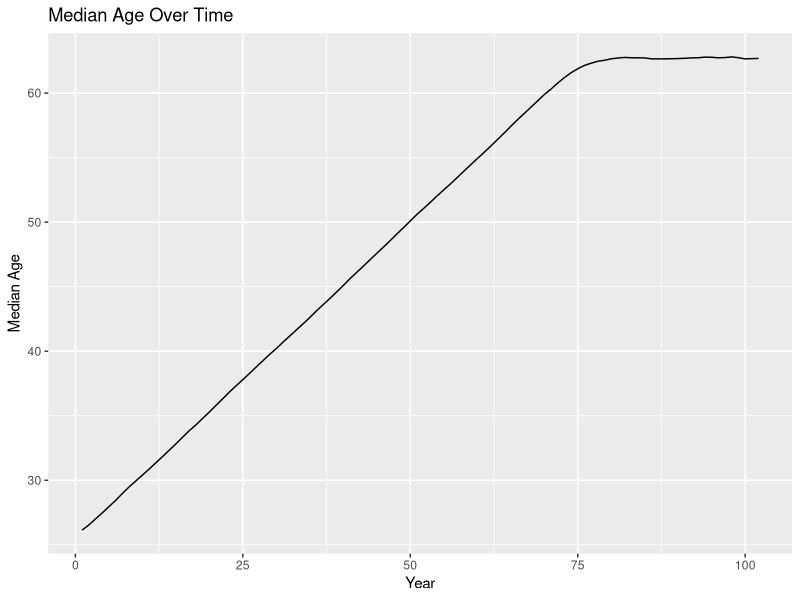
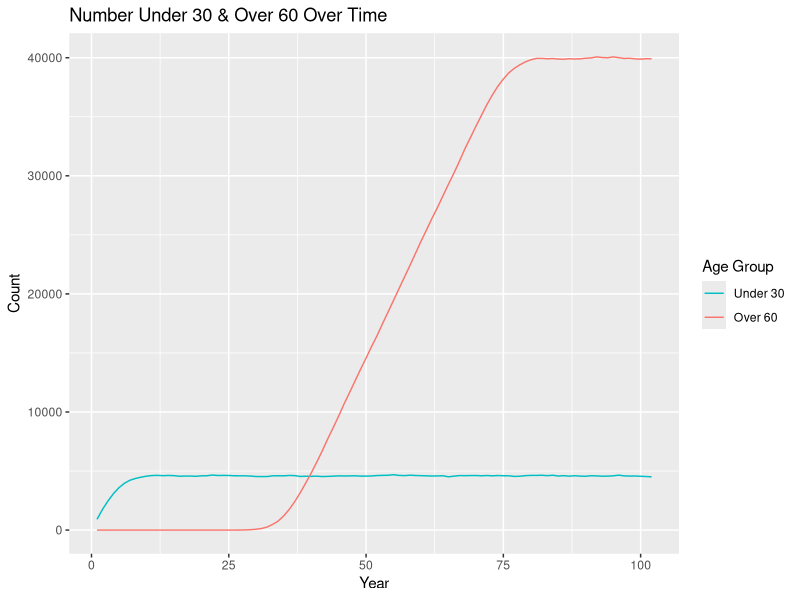
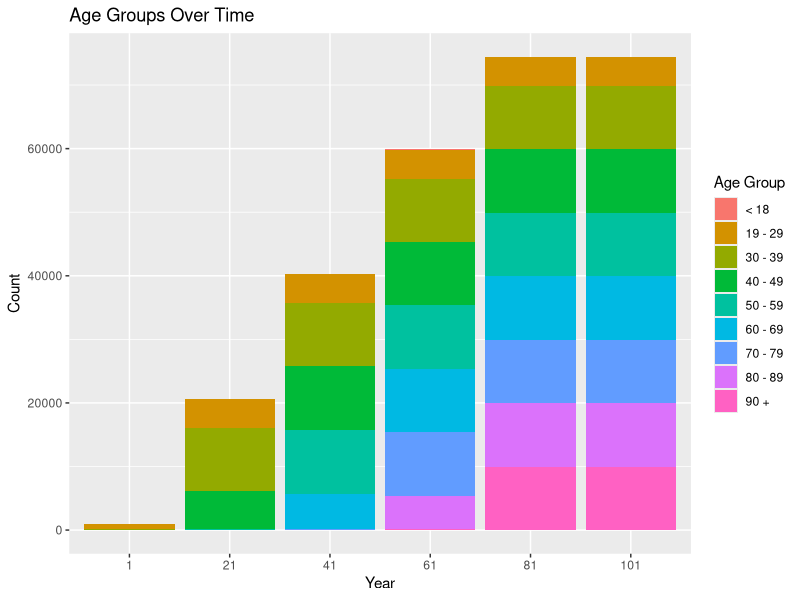
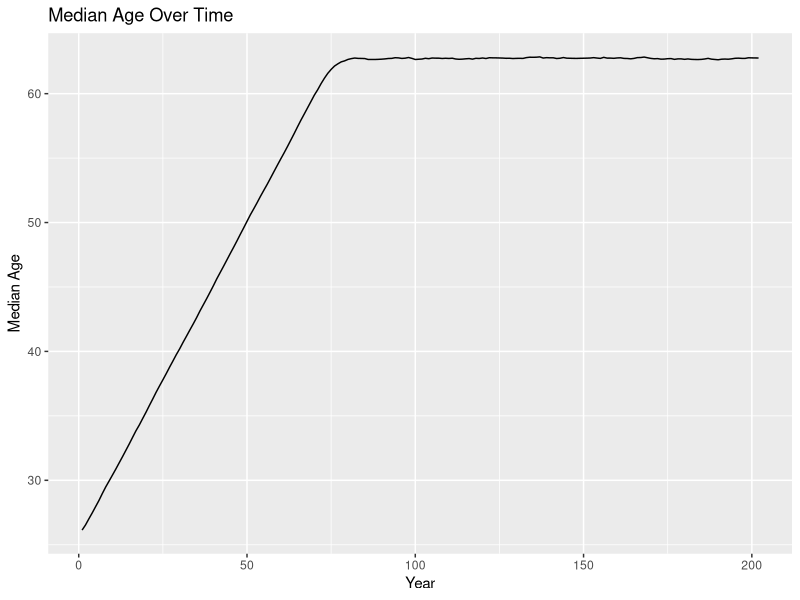
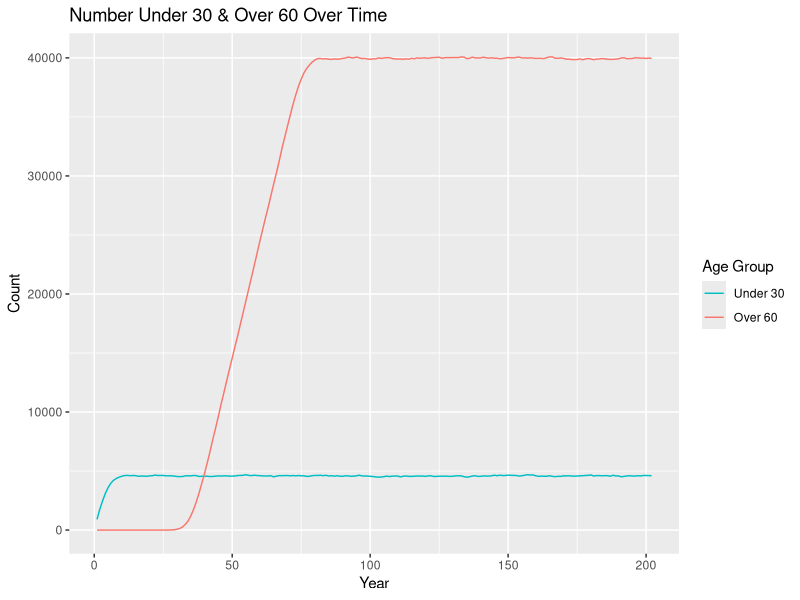
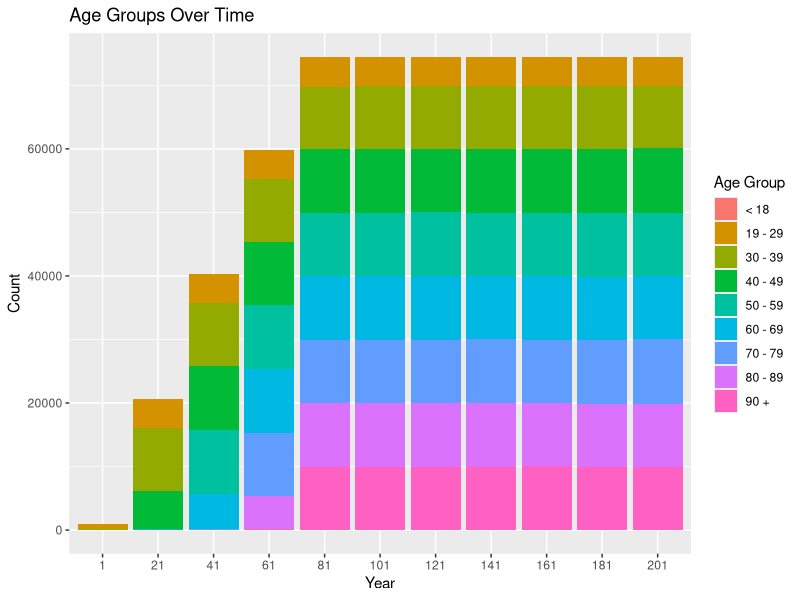

Write R code to recreate these figures, in order. (Note: this script raises an error after producing the figures.)
## ---- chunk 1
knitr::opts_chunk$set(echo = TRUE)
## ---- chunk 2
library(tidyverse)
## ---- chunk 3
set.seed(12345)
## ---- chunk 4
population <- 
  rnorm(n = 1000, mean = 26, sd = 3) %>% 
  enframe() %>% 
  select(value) %>% 
  rename(original_age = value) %>% 
  mutate(current_age = original_age, years_incarcerated = 0) %>% 
  mutate(odds_of_removal = case_when(current_age < 19 ~ 0.007,
                                     current_age >= 19 & current_age < 30 ~ 0.0013,
                                     current_age >= 30 & current_age < 40 ~ 0.0019,
                                     current_age >= 40 & current_age < 50 ~ 0.0040,
                                     current_age >= 50 & current_age < 60 ~ 0.0088,
                                     current_age >= 60 & current_age < 70 ~ 0.0178,
                                     current_age >= 70 & current_age < 80 ~ 0.0439,
                                     current_age >= 80 & current_age < 90 ~ 0.1345,
                                     current_age >= 90 ~ 0.1345))
  # mutate(eligible_for_parole = FALSE)

overall <-
  tibble(year = 1, total_population = nrow(population), 
         median_age = median(population$current_age)) %>% 
  mutate("< 18" = pull(count(filter(population, current_age < 19))),
         "19 - 29" = pull(count(filter(population, current_age >= 19 & current_age < 30))),
         "30 - 39" = pull(count(filter(population, current_age >= 30 & current_age < 40))),
         "40 - 49" = pull(count(filter(population, current_age >= 40 & current_age < 50))),
         "50 - 59" = pull(count(filter(population, current_age >= 50 & current_age < 60))),
         "60 - 69" = pull(count(filter(population, current_age >= 60 & current_age < 70))),
         "70 - 79" = pull(count(filter(population, current_age >= 70 & current_age < 80))),
         "80 - 89" = pull(count(filter(population, current_age >= 80 & current_age < 90))),
         "90 +" = pull(count(filter(population, current_age >= 90))))
## ---- chunk 5
one_year_population <- function(data) {
  # age & years incarcerated increases by 1
  data$current_age <- data$current_age + 1
  data$years_incarcerated <- data$years_incarcerated + 1
  
  # updates odds of removal
  data$odds_of_removal <- case_when(data$current_age < 19 ~ 0.007,
                                    data$current_age >= 19 & data$current_age < 30 ~ 0.0013,
                                    data$current_age >= 30 & data$current_age < 40 ~ 0.0019,
                                    data$current_age >= 40 & data$current_age < 50 ~ 0.0040,
                                    data$current_age >= 50 & data$current_age < 60 ~ 0.0088,
                                    data$current_age >= 60 & data$current_age < 70 ~ 0.0178,
                                    data$current_age >= 70 & data$current_age < 80 ~ 0.0439,
                                    data$current_age >= 80 & data$current_age < 90 ~ 0.1345,
                                    data$current_age >= 90 ~ 0.1345)
  
  # randomly removes 1 percent
  data <- data[-sample(x = 1:nrow(population), size = 0.01*nrow(population), 
                       prob = population$odds_of_removal),]
  
  # adds 1000 more
  incoming <- 
    rnorm(n = 1000, mean = 26, sd = 3) %>% 
    enframe() %>% 
    select(value) %>% 
    rename(original_age = value) %>% 
    mutate(current_age = original_age, years_incarcerated = 0) %>% 
    mutate(odds_of_removal = case_when(current_age < 19 ~ 0.007,
                                       current_age >= 19 & current_age < 30 ~ 0.0013,
                                       current_age >= 30 & current_age < 40 ~ 0.0019,
                                       current_age >= 40 & current_age < 50 ~ 0.0040,
                                       current_age >= 50 & current_age < 60 ~ 0.0088,
                                       current_age >= 60 & current_age < 70 ~ 0.0178,
                                       current_age >= 70 & current_age < 80 ~ 0.0439,
                                       current_age >= 80 & current_age < 90 ~ 0.1345,
                                       current_age >= 90 ~ 0.1345))
    #mutate(eligible_for_parole = FALSE)
  data <- rbind(data, incoming)
  
  # removes any observations with age greater than 100
  data <- data %>% 
    filter(current_age < 100)
}

one_year_overall <- function(data, p) {
    incoming <-
      tibble(year = last(data$year) + 1, total_population = nrow(p),
             median_age = median(p$current_age)) %>% 
        mutate("< 18" = pull(count(filter(p, current_age < 19))),
               "19 - 29" = pull(count(filter(p, current_age >= 19 & current_age < 30))),
               "30 - 39" = pull(count(filter(p, current_age >= 30 & current_age < 40))),
               "40 - 49" = pull(count(filter(p, current_age >= 40 & current_age < 50))),
               "50 - 59" = pull(count(filter(p, current_age >= 50 & current_age < 60))),
               "60 - 69" = pull(count(filter(p, current_age >= 60 & current_age < 70))),
               "70 - 79" = pull(count(filter(p, current_age >= 70 & current_age < 80))),
               "80 - 89" = pull(count(filter(p, current_age >= 80 & current_age < 90))),
               "90 +" = pull(count(filter(p, current_age >= 90))))
    data <- rbind(data, incoming)
}
## ---- chunk 6
population <- one_year_population(population)
overall <- one_year_overall(overall, population)

# extend 100 years until stable
test_population <- population
test_overall <- overall
for (i in 1:100) {
  test_population <- one_year_population(test_population)
  test_overall <- one_year_overall(test_overall, test_population)
}
## ---- chunk 7
ggplot(data = test_overall, mapping = aes(x = year, y = median_age)) +
  geom_line() +
  labs(title = "Median Age Over Time", x = "Year", y = "Median Age")

test_overall %>% 
  mutate(under_30 = `19 - 29` + `< 18`, 
         over_60 = `60 - 69` + `70 - 79` + `80 - 89` + `90 +`) %>% 
  select(year, under_30, over_60) %>% 
  ggplot(data = ., mapping = aes(x = year, group = 1)) +
  geom_line(mapping = aes(y = under_30, color = "under_30")) +
  geom_line(mapping = aes(y = over_60, color = "over_60")) +
  labs(title = "Number Under 30 & Over 60 Over Time", x = "Year", y = "Count") +
  scale_color_discrete(name = "Age Group",
                       breaks = c("under_30", "over_60"), labels = c("Under 30", "Over 60"))

test_overall_long <- test_overall %>% 
  select(year, `< 18`:`90 +`) %>% 
  mutate(year = as.character(year)) %>% 
  pivot_longer(-year, names_to = "age_group", values_to = "count") %>% 
  filter(year == "1" | year == "21" | year == "41" | year == "61" | year == "81" | year == "101")

ggplot(data = test_overall_long, mapping = aes(x = year, y = count, fill = age_group)) +
  geom_bar(position = "stack", stat = "identity") +
  labs(title = "Age Groups Over Time", x = "Year", y = "Count") +
  scale_x_discrete(limits = c("1", "21", "41", "61", "81", "101")) +
  scale_fill_discrete(name = "Age Group",
                      breaks = c("< 18", "19 - 29", "30 - 39", "40 - 49", "50 - 59", "60 - 69",
                                 "70 - 79", "80 - 89", "90 +"))
## ---- chunk 8
bar_race <- test_overall %>% 
  select(year, `< 18`:`90 +`) %>% 
  mutate(year = as.character(year)) %>% 
  pivot_longer(-year, names_to = "age_group", values_to = "count") %>% 
  pivot_wider(names_from = "year", values_from = "count")
## ---- chunk 9
test_population_e <- test_population
test_overall_e <- test_overall
for (i in 1:100) {
  test_population_e <- one_year_population(test_population_e)
  test_overall_e <- one_year_overall(test_overall_e, test_population_e)
}
## ---- chunk 10
ggplot(data = test_overall_e, mapping = aes(x = year, y = median_age)) +
  geom_line() +
  labs(title = "Median Age Over Time", x = "Year", y = "Median Age")

test_overall_e %>% 
  mutate(under_30 = `19 - 29` + `< 18`, 
         over_60 = `60 - 69` + `70 - 79` + `80 - 89` + `90 +`) %>% 
  select(year, under_30, over_60) %>% 
  ggplot(data = ., mapping = aes(x = year, group = 1)) +
  geom_line(mapping = aes(y = under_30, color = "under_30")) +
  geom_line(mapping = aes(y = over_60, color = "over_60")) +
  labs(title = "Number Under 30 & Over 60 Over Time", x = "Year", y = "Count") +
  scale_color_discrete(name = "Age Group",
                       breaks = c("under_30", "over_60"), labels = c("Under 30", "Over 60"))

test_overall_e_long <- test_overall_e %>% 
  select(year, `< 18`:`90 +`) %>% 
  mutate(year = as.character(year)) %>% 
  pivot_longer(-year, names_to = "age_group", values_to = "count") %>% 
  filter(year == "1" | year == "21" | year == "41" | year == "61" | year == "81" | 
           year == "101" | year == "121" | year == "141" | year == "161" | year == "181" |
           year == "201")

ggplot(data = test_overall_e_long, mapping = aes(x = year, y = count, fill = age_group)) +
  geom_bar(position = "stack", stat = "identity") +
  labs(title = "Age Groups Over Time", x = "Year", y = "Count") +
  scale_x_discrete(limits = c("1", "21", "41", "61", "81", "101", "121", "141", "161", "181", 
                              "201")) +
  scale_fill_discrete(name = "Age Group",
                      breaks = c("< 18", "19 - 29", "30 - 39", "40 - 49", "50 - 59", "60 - 69",
                                 "70 - 79", "80 - 89", "90 +"))

bar_race_e <- test_overall_e %>% 
  select(year, `< 18`:`90 +`) %>% 
  mutate(year = as.character(year)) %>% 
  pivot_longer(-year, names_to = "age_group", values_to = "count") %>% 
  pivot_wider(names_from = "year", values_from = "count")
## ---- chunk 11
one_year_parole <- function(data) {
  # age & years incarcerated increases by 1
  data$current_age <- data$current_age + 1
  data$years_incarcerated <- data$years_incarcerated + 1
  
  # updates odds of removal
  data$odds_of_removal <- case_when(data$current_age < 19 ~ 0.007,
                                    data$current_age >= 19 & data$current_age < 30 ~ 0.0013,
                                    data$current_age >= 30 & data$current_age < 40 ~ 0.0019,
                                    data$current_age >= 40 & data$current_age < 50 ~ 0.0040,
                                    data$current_age >= 50 & data$current_age < 60 ~ 0.0088,
                                    data$current_age >= 60 & data$current_age < 70 ~ 0.0178,
                                    data$current_age >= 70 & data$current_age < 80 ~ 0.0439,
                                    data$current_age >= 80 & data$current_age < 90 ~ 0.1345,
                                    data$current_age >= 90 ~ 0.1345)
  
  # NOT TOTALLY FUNCTIONAL!!!
  # if incarcerated for more than 20 years, odds of removal increases 10 percent
  # checks if eligible for parole
  # if eligibility has been checked and odds of removal has increased, does not increase again
  if (data$years_incarcerated > 20 & !data$eligible_for_parole) {
    data$odds_of_removal <- data$odds_of_removal + 0.1
    data$eligible_for_parole <- TRUE
  }
  
  # randomly removes 1 percent
  data <- data[-sample(x = 1:nrow(population), size = 0.01*nrow(population), 
                       prob = population$odds_of_removal),]
  
  # adds 1000 more
  incoming <- 
    rnorm(n = 1000, mean = 26, sd = 3) %>% 
    enframe() %>% 
    select(value) %>% 
    rename(original_age = value) %>% 
    mutate(current_age = original_age, years_incarcerated = 0, eligible_for_parole = FALSE) %>% 
    mutate(odds_of_removal = case_when(current_age < 19 ~ 0.007,
                                       current_age >= 19 & current_age < 30 ~ 0.0013,
                                       current_age >= 30 & current_age < 40 ~ 0.0019,
                                       current_age >= 40 & current_age < 50 ~ 0.0040,
                                       current_age >= 50 & current_age < 60 ~ 0.0088,
                                       current_age >= 60 & current_age < 70 ~ 0.0178,
                                       current_age >= 70 & current_age < 80 ~ 0.0439,
                                       current_age >= 80 & current_age < 90 ~ 0.1345,
                                       current_age >= 90 ~ 0.1345))
  data <- rbind(data, incoming)
  
  # removes any observations with age greater than 100
  data <- data %>% 
    filter(current_age < 100)
}
## ---- chunk 12
parole_population <- population %>% 
  mutate(eligible_for_parole = FALSE)
parole_overall <- overall

for (i in 1:100) {
  parole_population <- one_year_parole(parole_population)
  parole_overall <- one_year_overall(parole_overall, parole_population)
}
